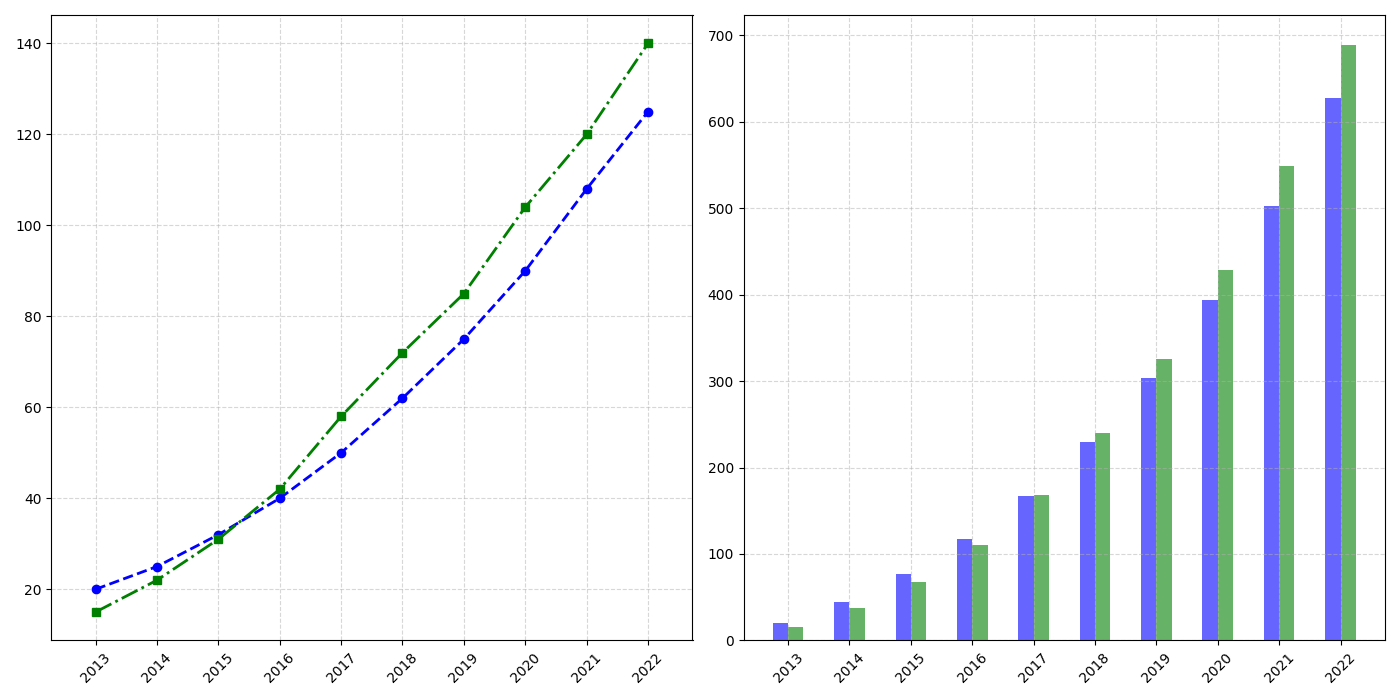

Python code for this plot:
import matplotlib.pyplot as plt
import numpy as np

years = np.arange(2013, 2023)

alpha_advancement = np.array([20, 25, 32, 40, 50, 62, 75, 90, 108, 125])
beta_advancement = np.array([15, 22, 31, 42, 58, 72, 85, 104, 120, 140])

alpha_cumulative = np.cumsum(alpha_advancement)
beta_cumulative = np.cumsum(beta_advancement)

fig, (ax1, ax2) = plt.subplots(1, 2, figsize=(14, 7), sharex=True)

ax1.plot(years, alpha_advancement, color='b', marker='o', linestyle='--', linewidth=2)
ax1.plot(years, beta_advancement, color='g', marker='s', linestyle='-.', linewidth=2)

ax1.grid(True, linestyle='--', alpha=0.5)
ax1.set_xticks(years)
ax1.set_xticklabels(years, rotation=45)

ax2.bar(years - 0.125, alpha_cumulative, width=0.25, color='b', alpha=0.6)
ax2.bar(years + 0.125, beta_cumulative, width=0.25, color='g', alpha=0.6)

ax2.grid(True, linestyle='--', alpha=0.5)
ax2.set_xticks(years)
ax2.set_xticklabels(years, rotation=45)

plt.tight_layout()
plt.show()
